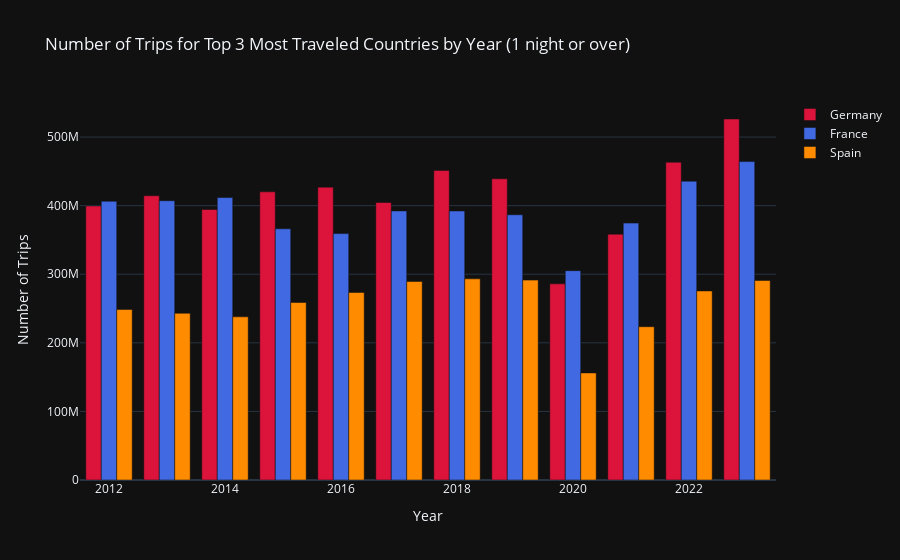

Write notebook code for a chart like this one.
### Code cell
%run trips_duration.ipynb

### Figure 1 — Plotly figure (JSON) as saved in the notebook; plotly's stock layout.template omitted (floating-point values rounded to 4 significant figures)
{"data": [{"marker": {"color": "crimson"}, "name": "Germany", "type": "bar", "x": [2012, 2013, 2014, 2015, 2016, 2017, 2018, 2019, 2020, 2021, 2022, 2023], "y": [399531982, 414453278, 394377723, 420166585, 426990841, 404592288, 451416603, 439169070, 285977705, 358428715, 463342211, 526338516]}, {"marker": {"color": "royalblue"}, "name": "France", "type": "bar", "x": [2012, 2013, 2014, 2015, 2016, 2017, 2018, 2019, 2020, 2021, 2022, 2023], "y": [406369476, 407204584, 411807574, 366221284, 359227358, 392347108, 392229828, 386709202, 305202977, 374563212, 435660457, 464286634]}, {"marker": {"color": "darkorange"}, "name": "Spain", "type": "bar", "x": [2012, 2013, 2014, 2015, 2016, 2017, 2018, 2019, 2020, 2021, 2022, 2023], "y": [248536678, 243094908, 237899314, 258762120, 273436004, 289462889, 293323160, 291426796, 156125758, 223492010, 275660135, 290848376]}], "layout": {"barmode": "group", "title": {"text": "Number of Trips for Top 3 Most Traveled Countries by Year (1 night or over)"}, "xaxis": {"title": {"text": "Year"}}, "yaxis": {"title": {"text": "Number of Trips"}}}}
